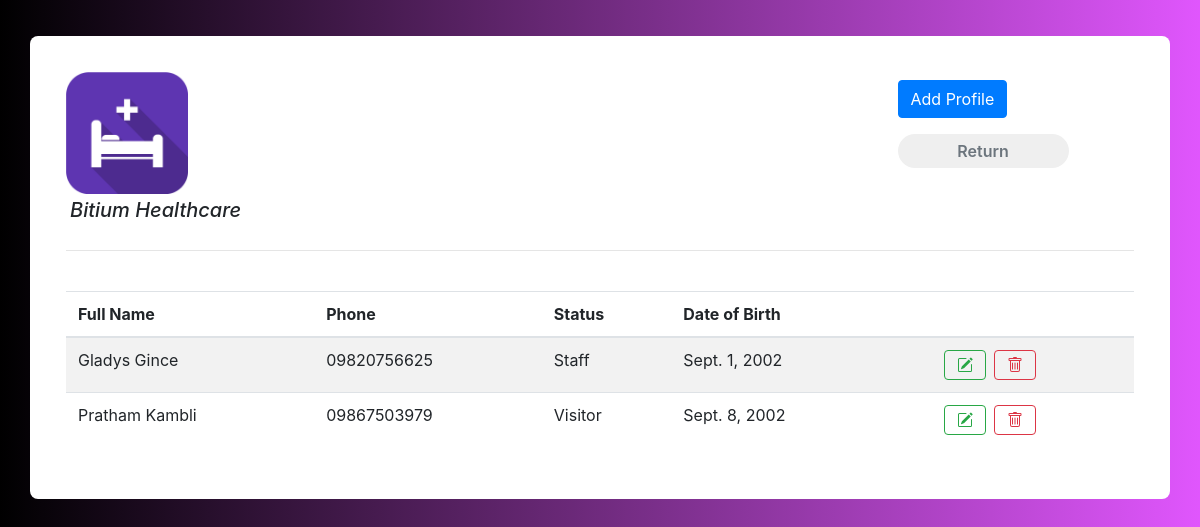
/profiles/, run on the app's committed database.
### core/models.py (models this page shows, shortened)
class Profile(models.Model):
    first_name = models.CharField(max_length=70)
    last_name = models.CharField(max_length=70)
    date = models.DateField()
    phone = models.BigIntegerField()
    email = models.EmailField()
    ranking = models.CharField(max_length=20)
    profession = models.CharField(max_length=200)
    status = models.CharField(choices=types,max_length=20,null=True,blank=False,default='Visitor')
    present = models.BooleanField(default=False)
    image = models.ImageField()
    updated = models.DateTimeField(auto_now=True)
    shift = models.TimeField()
    age=models.IntegerField()
    bg=models.CharField(max_length=10)
    ephone=models.BigIntegerField()
    address=models.CharField(max_length=100)
    aadhar=models.BigIntegerField()
    languages=models.CharField(max_length=200)
    physician=models.CharField(max_length=200)
    allergies=models.CharField(max_length=200)
    height=models.DecimalField(max_digits=10,decimal_places=4)
    weight=models.DecimalField(max_digits=10,decimal_places=4)
    condition=models.CharField(max_length=200)
    drugs=models.CharField(max_length=200)

### core/views.py (the view)
# urls.py: path('profiles/', profiles, name= 'profiles'),
def profiles(request):
    profiles = Profile.objects.all()
    context = {
        'profiles': profiles
    }
    return render(request, 'core/profiles.html', context)

### core/templates/core/profiles.html (shortened to what this page needs)
{% extends "core/base.html" %}
{% load static %}
{% block content %}
<div class="container emp-profile">
    <div class="row">
        <div class="col-md-3">
            <img src="{% static 'img/fcicon.png'%}" alt="" width="50%">
    <i><strong><h5 class="text p-1">Bitium Healthcare</h5></strong></i>
        </div>
        <div class="col-md-6">
        </div>
        <div class="col-md-3">
            <a href="{% url 'add_profile' %}"><input type="submit" class="btn btn-primary m-2 " name="btnAddMore"
                    value="Add Profile" /></a>
            <a   href="{% url 'index' %}"><input type="submit" class="profile-edit-btn m-2 "
                        name="btnAddMore" value="Return" /></a>
        </div>
    </div>
    <hr>
    <div class="tab-content" id="myTabContent">
        <br>
        <table class="table table-striped ">
            <thead>
                <tr>
                    <th scope="col">Full Name</th>
                    <th scope="col">Phone</th>
                    <th scope="col">Status</th>
                    <th scope="col">Date of Birth</th>
                    <th scope="col"> </th>
                    <th scope="col"> </th>
                </tr>
            </thead>
            <tbody>
                {% for profile in profiles %}
                <tr>
                    <td>{{profile.first_name}} {{profile.last_name}}</td>
                    <td>0{{profile.phone}}</td>
                    <td>{{profile.status}}</td>
                    <td>{{profile.date}}</td>
                    <td></td>
                    <td>
                        <div class="btn-group btn-group-toggle">
                            <a href="{% url 'edit_profile' profile.id %}">
                                <button type="button" class="btn btn-outline-success mr-1">
                                </button>
                            </a>
                            <a href="{% url 'delete_profile' profile.id %}">
                                <button type="button" class="btn btn-outline-danger ml-1">
                                </button>
                            </a>
                        </div>
                    </td>
                </tr>
                {% endfor%}
            </tbody>
        </table>
    </div>
</div>
{% endblock content %}

### static/css/details.css (style rules this page uses)
.emp-profile { padding: 3%; margin-top: 3%; margin-bottom: 3%; border-radius: 0.5rem; background: #fff; }
.profile-edit-btn { border: none; border-radius: 1.5rem; width: 70%; padding: 2%; font-weight: 600; color: #6c757d; cursor: pointer; }

### static/css/body.css (style rules this page uses)
body { background: -webkit-linear-gradient(left, #000000, #E056FD); }

### data on the page
Profile: first_name "Gladys", last_name "Gince", phone "9820756625", status "Staff", date "Sept. 1, 2002"
Profile: first_name "Pratham", last_name "Kambli", phone "9867503979", status "Visitor", date "Sept. 8, 2002"
